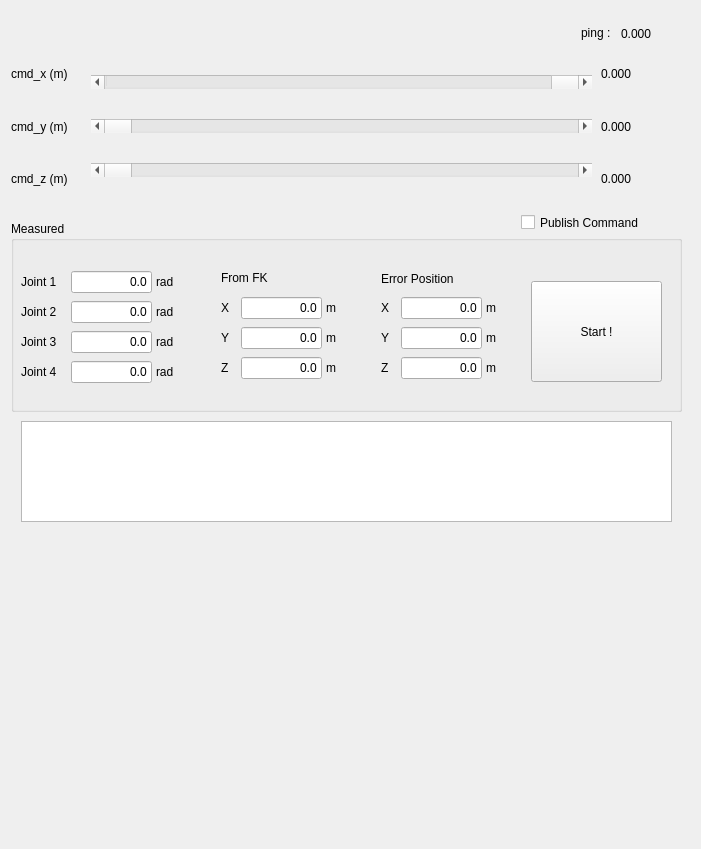
<?xml version="1.0" encoding="UTF-8"?>
<ui version="4.0">
 <class>MyPluginWidget</class>
 <widget class="QWidget" name="MyPluginWidget">
  <property name="geometry">
   <rect>
    <x>0</x>
    <y>0</y>
    <width>701</width>
    <height>849</height>
   </rect>
  </property>
  <property name="sizePolicy">
   <sizepolicy hsizetype="Preferred" vsizetype="Preferred">
    <horstretch>0</horstretch>
    <verstretch>0</verstretch>
   </sizepolicy>
  </property>
  <property name="windowTitle">
   <string>Form</string>
  </property>
  <layout class="QHBoxLayout" name="horizontalLayout_4">
   <item>
    <widget class="QWidget" name="widget" native="true">
     <widget class="QWidget" name="widget_2" native="true">
      <property name="geometry">
       <rect>
        <x>0</x>
        <y>30</y>
        <width>671</width>
        <height>491</height>
       </rect>
      </property>
      <widget class="QWidget" name="gridLayoutWidget">
       <property name="geometry">
        <rect>
         <x>0</x>
         <y>10</y>
         <width>89</width>
         <height>151</height>
        </rect>
       </property>
       <layout class="QGridLayout" name="Cmd_">
        <item row="0" column="0">
         <widget class="QLabel" name="cmd_x">
          <property name="text">
           <string>cmd_x (m)</string>
          </property>
         </widget>
        </item>
        <item row="1" column="0">
         <widget class="QLabel" name="cmd_y">
          <property name="text">
           <string>cmd_y (m)</string>
          </property>
         </widget>
        </item>
        <item row="2" column="0">
         <widget class="QLabel" name="cmd_z">
          <property name="text">
           <string>cmd_z (m)</string>
          </property>
         </widget>
        </item>
       </layout>
      </widget>
      <widget class="QWidget" name="gridLayoutWidget_2">
       <property name="geometry">
        <rect>
         <x>80</x>
         <y>10</y>
         <width>501</width>
         <height>151</height>
        </rect>
       </property>
       <layout class="QGridLayout" name="cmd_QScroll">
        <item row="1" column="0">
         <widget class="QScrollBar" name="qsc_y">
          <property name="maximum">
           <number>10000000</number>
          </property>
          <property name="singleStep">
           <number>1</number>
          </property>
          <property name="value">
           <number>0</number>
          </property>
          <property name="sliderPosition">
           <number>0</number>
          </property>
          <property name="orientation">
           <enum>Qt::Horizontal</enum>
          </property>
         </widget>
        </item>
        <item row="0" column="0">
         <widget class="QScrollBar" name="qsc_x">
          <property name="minimum">
           <number>0</number>
          </property>
          <property name="maximum">
           <number>10000000</number>
          </property>
          <property name="value">
           <number>6000000</number>
          </property>
          <property name="sliderPosition">
           <number>6000000</number>
          </property>
          <property name="orientation">
           <enum>Qt::Horizontal</enum>
          </property>
         </widget>
        </item>
        <item row="2" column="0">
         <widget class="QScrollBar" name="qsc_z">
          <property name="minimum">
           <number>0</number>
          </property>
          <property name="maximum">
           <number>10000000</number>
          </property>
          <property name="value">
           <number>0</number>
          </property>
          <property name="orientation">
           <enum>Qt::Horizontal</enum>
          </property>
         </widget>
        </item>
       </layout>
      </widget>
      <widget class="QGroupBox" name="GroupBox_Measured">
       <property name="geometry">
        <rect>
         <x>0</x>
         <y>180</y>
         <width>671</width>
         <height>191</height>
        </rect>
       </property>
       <property name="title">
        <string>Measured</string>
       </property>
       <widget class="QLabel" name="FK_x">
        <property name="geometry">
         <rect>
          <x>210</x>
          <y>80</y>
          <width>59</width>
          <height>14</height>
         </rect>
        </property>
        <property name="text">
         <string>X</string>
        </property>
       </widget>
       <widget class="QLineEdit" name="txt_joint1">
        <property name="enabled">
         <bool>true</bool>
        </property>
        <property name="geometry">
         <rect>
          <x>60</x>
          <y>50</y>
          <width>81</width>
          <height>22</height>
         </rect>
        </property>
        <property name="layoutDirection">
         <enum>Qt::LeftToRight</enum>
        </property>
        <property name="text">
         <string>0.0</string>
        </property>
        <property name="alignment">
         <set>Qt::AlignRight|Qt::AlignTrailing|Qt::AlignVCenter</set>
        </property>
        <property name="readOnly">
         <bool>true</bool>
        </property>
       </widget>
       <widget class="QLabel" name="rad3">
        <property name="geometry">
         <rect>
          <x>145</x>
          <y>114</y>
          <width>59</width>
          <height>14</height>
         </rect>
        </property>
        <property name="text">
         <string>rad</string>
        </property>
       </widget>
       <widget class="QLineEdit" name="txt_joint2">
        <property name="enabled">
         <bool>true</bool>
        </property>
        <property name="geometry">
         <rect>
          <x>60</x>
          <y>80</y>
          <width>81</width>
          <height>22</height>
         </rect>
        </property>
        <property name="layoutDirection">
         <enum>Qt::LeftToRight</enum>
        </property>
        <property name="text">
         <string>0.0</string>
        </property>
        <property name="alignment">
         <set>Qt::AlignRight|Qt::AlignTrailing|Qt::AlignVCenter</set>
        </property>
        <property name="readOnly">
         <bool>true</bool>
        </property>
       </widget>
       <widget class="QLabel" name="FK_ym">
        <property name="geometry">
         <rect>
          <x>315</x>
          <y>110</y>
          <width>59</width>
          <height>14</height>
         </rect>
        </property>
        <property name="text">
         <string>m</string>
        </property>
       </widget>
       <widget class="QLabel" name="rad2">
        <property name="geometry">
         <rect>
          <x>145</x>
          <y>84</y>
          <width>59</width>
          <height>14</height>
         </rect>
        </property>
        <property name="text">
         <string>rad</string>
        </property>
       </widget>
       <widget class="QLabel" name="label_24">
        <property name="geometry">
         <rect>
          <x>10</x>
          <y>114</y>
          <width>59</width>
          <height>14</height>
         </rect>
        </property>
        <property name="text">
         <string>Joint 3</string>
        </property>
       </widget>
       <widget class="QLabel" name="rad4">
        <property name="geometry">
         <rect>
          <x>145</x>
          <y>144</y>
          <width>59</width>
          <height>14</height>
         </rect>
        </property>
        <property name="text">
         <string>rad</string>
        </property>
       </widget>
       <widget class="QLineEdit" name="txt_joint4">
        <property name="enabled">
         <bool>true</bool>
        </property>
        <property name="geometry">
         <rect>
          <x>60</x>
          <y>140</y>
          <width>81</width>
          <height>22</height>
         </rect>
        </property>
        <property name="layoutDirection">
         <enum>Qt::LeftToRight</enum>
        </property>
        <property name="text">
         <string>0.0</string>
        </property>
        <property name="alignment">
         <set>Qt::AlignRight|Qt::AlignTrailing|Qt::AlignVCenter</set>
        </property>
        <property name="readOnly">
         <bool>true</bool>
        </property>
       </widget>
       <widget class="QLabel" name="Joint1">
        <property name="geometry">
         <rect>
          <x>10</x>
          <y>54</y>
          <width>59</width>
          <height>14</height>
         </rect>
        </property>
        <property name="text">
         <string>Joint 1</string>
        </property>
       </widget>
       <widget class="QLabel" name="rad1">
        <property name="geometry">
         <rect>
          <x>145</x>
          <y>54</y>
          <width>59</width>
          <height>14</height>
         </rect>
        </property>
        <property name="text">
         <string>rad</string>
        </property>
       </widget>
       <widget class="QLineEdit" name="txt_joint3">
        <property name="enabled">
         <bool>true</bool>
        </property>
        <property name="geometry">
         <rect>
          <x>60</x>
          <y>110</y>
          <width>81</width>
          <height>22</height>
         </rect>
        </property>
        <property name="layoutDirection">
         <enum>Qt::LeftToRight</enum>
        </property>
        <property name="text">
         <string>0.0</string>
        </property>
        <property name="alignment">
         <set>Qt::AlignRight|Qt::AlignTrailing|Qt::AlignVCenter</set>
        </property>
        <property name="readOnly">
         <bool>true</bool>
        </property>
       </widget>
       <widget class="QLabel" name="label_26">
        <property name="geometry">
         <rect>
          <x>210</x>
          <y>110</y>
          <width>59</width>
          <height>14</height>
         </rect>
        </property>
        <property name="text">
         <string>Y</string>
        </property>
       </widget>
       <widget class="QLabel" name="FK_xm">
        <property name="geometry">
         <rect>
          <x>315</x>
          <y>80</y>
          <width>59</width>
          <height>14</height>
         </rect>
        </property>
        <property name="text">
         <string>m</string>
        </property>
       </widget>
       <widget class="QLabel" name="Joint2">
        <property name="geometry">
         <rect>
          <x>10</x>
          <y>84</y>
          <width>59</width>
          <height>14</height>
         </rect>
        </property>
        <property name="text">
         <string>Joint 2</string>
        </property>
       </widget>
       <widget class="QLineEdit" name="txt_FK_z">
        <property name="enabled">
         <bool>true</bool>
        </property>
        <property name="geometry">
         <rect>
          <x>230</x>
          <y>136</y>
          <width>81</width>
          <height>22</height>
         </rect>
        </property>
        <property name="layoutDirection">
         <enum>Qt::LeftToRight</enum>
        </property>
        <property name="text">
         <string>0.0</string>
        </property>
        <property name="alignment">
         <set>Qt::AlignRight|Qt::AlignTrailing|Qt::AlignVCenter</set>
        </property>
        <property name="readOnly">
         <bool>true</bool>
        </property>
       </widget>
       <widget class="QLabel" name="Joint4">
        <property name="geometry">
         <rect>
          <x>10</x>
          <y>144</y>
          <width>59</width>
          <height>14</height>
         </rect>
        </property>
        <property name="text">
         <string>Joint 4</string>
        </property>
       </widget>
       <widget class="QLabel" name="FK_zm">
        <property name="geometry">
         <rect>
          <x>315</x>
          <y>140</y>
          <width>59</width>
          <height>14</height>
         </rect>
        </property>
        <property name="text">
         <string>m</string>
        </property>
       </widget>
       <widget class="QLineEdit" name="txt_FK_y">
        <property name="enabled">
         <bool>true</bool>
        </property>
        <property name="geometry">
         <rect>
          <x>230</x>
          <y>106</y>
          <width>81</width>
          <height>22</height>
         </rect>
        </property>
        <property name="layoutDirection">
         <enum>Qt::LeftToRight</enum>
        </property>
        <property name="text">
         <string>0.0</string>
        </property>
        <property name="alignment">
         <set>Qt::AlignRight|Qt::AlignTrailing|Qt::AlignVCenter</set>
        </property>
        <property name="readOnly">
         <bool>true</bool>
        </property>
       </widget>
       <widget class="QLabel" name="FK_z">
        <property name="geometry">
         <rect>
          <x>210</x>
          <y>140</y>
          <width>59</width>
          <height>14</height>
         </rect>
        </property>
        <property name="text">
         <string>Z</string>
        </property>
       </widget>
       <widget class="QLineEdit" name="txt_FK_x">
        <property name="enabled">
         <bool>true</bool>
        </property>
        <property name="geometry">
         <rect>
          <x>230</x>
          <y>76</y>
          <width>81</width>
          <height>22</height>
         </rect>
        </property>
        <property name="layoutDirection">
         <enum>Qt::LeftToRight</enum>
        </property>
        <property name="text">
         <string>0.0</string>
        </property>
        <property name="alignment">
         <set>Qt::AlignRight|Qt::AlignTrailing|Qt::AlignVCenter</set>
        </property>
        <property name="readOnly">
         <bool>true</bool>
        </property>
       </widget>
       <widget class="QLineEdit" name="txt_Error_y">
        <property name="enabled">
         <bool>true</bool>
        </property>
        <property name="geometry">
         <rect>
          <x>390</x>
          <y>106</y>
          <width>81</width>
          <height>22</height>
         </rect>
        </property>
        <property name="layoutDirection">
         <enum>Qt::LeftToRight</enum>
        </property>
        <property name="text">
         <string>0.0</string>
        </property>
        <property name="alignment">
         <set>Qt::AlignRight|Qt::AlignTrailing|Qt::AlignVCenter</set>
        </property>
        <property name="readOnly">
         <bool>true</bool>
        </property>
       </widget>
       <widget class="QLabel" name="label_30">
        <property name="geometry">
         <rect>
          <x>475</x>
          <y>80</y>
          <width>59</width>
          <height>14</height>
         </rect>
        </property>
        <property name="text">
         <string>m</string>
        </property>
       </widget>
       <widget class="QLabel" name="label_9">
        <property name="geometry">
         <rect>
          <x>370</x>
          <y>110</y>
          <width>59</width>
          <height>14</height>
         </rect>
        </property>
        <property name="text">
         <string>Y</string>
        </property>
       </widget>
       <widget class="QLineEdit" name="txt_Error_x">
        <property name="enabled">
         <bool>true</bool>
        </property>
        <property name="geometry">
         <rect>
          <x>390</x>
          <y>76</y>
          <width>81</width>
          <height>22</height>
         </rect>
        </property>
        <property name="layoutDirection">
         <enum>Qt::LeftToRight</enum>
        </property>
        <property name="text">
         <string>0.0</string>
        </property>
        <property name="alignment">
         <set>Qt::AlignRight|Qt::AlignTrailing|Qt::AlignVCenter</set>
        </property>
        <property name="readOnly">
         <bool>true</bool>
        </property>
       </widget>
       <widget class="QLabel" name="label_29">
        <property name="geometry">
         <rect>
          <x>475</x>
          <y>110</y>
          <width>59</width>
          <height>14</height>
         </rect>
        </property>
        <property name="text">
         <string>m</string>
        </property>
       </widget>
       <widget class="QLabel" name="label_8">
        <property name="geometry">
         <rect>
          <x>370</x>
          <y>140</y>
          <width>59</width>
          <height>14</height>
         </rect>
        </property>
        <property name="text">
         <string>Z</string>
        </property>
       </widget>
       <widget class="QLineEdit" name="txt_Error_z">
        <property name="enabled">
         <bool>true</bool>
        </property>
        <property name="geometry">
         <rect>
          <x>390</x>
          <y>136</y>
          <width>81</width>
          <height>22</height>
         </rect>
        </property>
        <property name="layoutDirection">
         <enum>Qt::LeftToRight</enum>
        </property>
        <property name="text">
         <string>0.0</string>
        </property>
        <property name="alignment">
         <set>Qt::AlignRight|Qt::AlignTrailing|Qt::AlignVCenter</set>
        </property>
        <property name="readOnly">
         <bool>true</bool>
        </property>
       </widget>
       <widget class="QLabel" name="label_28">
        <property name="geometry">
         <rect>
          <x>475</x>
          <y>140</y>
          <width>59</width>
          <height>14</height>
         </rect>
        </property>
        <property name="text">
         <string>m</string>
        </property>
       </widget>
       <widget class="QLabel" name="lbl_x">
        <property name="geometry">
         <rect>
          <x>370</x>
          <y>80</y>
          <width>59</width>
          <height>14</height>
         </rect>
        </property>
        <property name="text">
         <string>X</string>
        </property>
       </widget>
       <widget class="QLabel" name="label_27">
        <property name="geometry">
         <rect>
          <x>210</x>
          <y>50</y>
          <width>59</width>
          <height>14</height>
         </rect>
        </property>
        <property name="text">
         <string>From FK</string>
        </property>
       </widget>
       <widget class="QLabel" name="label_31">
        <property name="geometry">
         <rect>
          <x>370</x>
          <y>50</y>
          <width>111</width>
          <height>16</height>
         </rect>
        </property>
        <property name="text">
         <string>Error Position</string>
        </property>
       </widget>
       <widget class="QPushButton" name="btn_Start">
        <property name="geometry">
         <rect>
          <x>520</x>
          <y>60</y>
          <width>131</width>
          <height>101</height>
         </rect>
        </property>
        <property name="text">
         <string>Start !</string>
        </property>
        <property name="checkable">
         <bool>true</bool>
        </property>
       </widget>
      </widget>
      <widget class="QWidget" name="gridLayoutWidget_3">
       <property name="geometry">
        <rect>
         <x>590</x>
         <y>10</y>
         <width>61</width>
         <height>151</height>
        </rect>
       </property>
       <layout class="QGridLayout" name="cmd_value">
        <item row="0" column="0">
         <widget class="QLabel" name="lbl_cmd_x">
          <property name="text">
           <string>0.000</string>
          </property>
         </widget>
        </item>
        <item row="1" column="0">
         <widget class="QLabel" name="lbl_cmd_y">
          <property name="text">
           <string>0.000</string>
          </property>
         </widget>
        </item>
        <item row="2" column="0">
         <widget class="QLabel" name="lbl_cmd_z">
          <property name="text">
           <string>0.000</string>
          </property>
         </widget>
        </item>
       </layout>
      </widget>
      <widget class="QCheckBox" name="chk_Publish">
       <property name="geometry">
        <rect>
         <x>510</x>
         <y>170</y>
         <width>151</width>
         <height>23</height>
        </rect>
       </property>
       <property name="text">
        <string>Publish Command</string>
       </property>
      </widget>
      <widget class="QPlainTextEdit" name="pte_stateLog">
       <property name="geometry">
        <rect>
         <x>10</x>
         <y>380</y>
         <width>651</width>
         <height>101</height>
        </rect>
       </property>
      </widget>
     </widget>
     <widget class="QLabel" name="lbl_ping_update">
      <property name="geometry">
       <rect>
        <x>610</x>
        <y>0</y>
        <width>59</width>
        <height>46</height>
       </rect>
      </property>
      <property name="text">
       <string>0.000</string>
      </property>
     </widget>
     <widget class="QLabel" name="lbl_ping">
      <property name="geometry">
       <rect>
        <x>570</x>
        <y>-1</y>
        <width>59</width>
        <height>46</height>
       </rect>
      </property>
      <property name="text">
       <string>ping : </string>
      </property>
     </widget>
    </widget>
   </item>
  </layout>
 </widget>
 <resources/>
 <connections/>
</ui>
